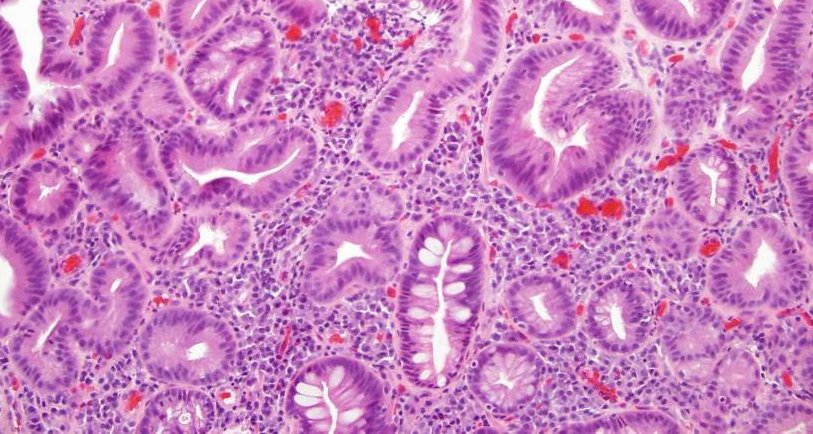
//> input picture Picture4-small_parial.bmp, 813 x 434 px
$ ./classification   (built with g++ and OpenCV 4)
//> lines starting //> are read from the running program, lines starting //| are printed output that depends on the picture; after the words box and inside, x2 and y2 are one past the last pixel; in counts of white or black regions, pixels touching at a corner belong together
//
//  classification.cpp
//
//
//  Created by Aditya Nitin Bhagwat on 7/25/20.
//

#include<iostream>
#include<opencv2/highgui/highgui.hpp>
#include<opencv2/imgproc/imgproc.hpp>
#include <cstdlib>

using namespace std;
using namespace cv;

void clear(Mat image)
{
    for(int i=0;i<image.rows;i++)
        for(int j=0;j<image.cols;j++)
            image.at<uchar>(i,j) = 0;
}

void clear_hist(int arr[256])
{
    for(int i=0;i<256;i++)
        arr[i] = 0;
}


void HistDisplay(Mat image)
{
    // allcoate memory for no of pixels for each intensity value
       int histogram[256];

       // initialize all intensity values to 0
       for(int i = 0; i < 255; i++)
       {
           histogram[i] = 0;
       }

       // calculate the no of pixels for each intensity values
       for(int y = 0; y < image.rows; y++)
           for(int x = 0; x < image.cols; x++)
               histogram[(int)image.at<uchar>(y,x)]++;


       //for(int i = 0; i < 256; i++)
       //    cout<<histogram[i]<<" ";


       // draw the histograms
       int hist_w = 512; int hist_h = 400;
       int bin_w = cvRound((double) hist_w/256);

       Mat histImage(hist_h, hist_w, CV_8UC1, Scalar(255, 255, 255));

       // find the maximum intensity element from histogram
       int max = histogram[0];
       for(int i = 1; i < 256; i++)
       {
           if(max < histogram[i])
           {
               max = histogram[i];
           }
       }

       // normalize the histogram between 0 and histImage.rows

       for(int i = 0; i < 255; i++)
       {
           histogram[i] = ((double)histogram[i]/max)*histImage.rows;
       }


       // draw the intensity line for histogram
       for(int i = 0; i < 255; i++)
       {
           line(histImage, Point(bin_w*(i), hist_h),
                                 Point(bin_w*(i), hist_h - histogram[i]),
                Scalar(0,0,0), 1, 8, 0);
       }
        namedWindow("Intensity Histogram");
       imshow("Intensity Histogram", histImage);

       namedWindow("Image");
       imshow("Image", image);
       waitKey(0);
}

// [12 lines of commented-out code are left out]

int maximum (int a,int b,int c)
{
    if(a>b)
   {
        if(a>c)
      {
          //cout<<a;
          return a;
      }
   }
   else if(b>a)
   {
       if(b>c)
      {
          //cout<<b;
          return b;
      }
   }
   else if(c>b)
   {
       if(c>a)
      {
          //cout<<c;
          return c;
      }
   }
}


int main()
{
    Mat image = imread("Picture4-small_parial.bmp", IMREAD_GRAYSCALE);
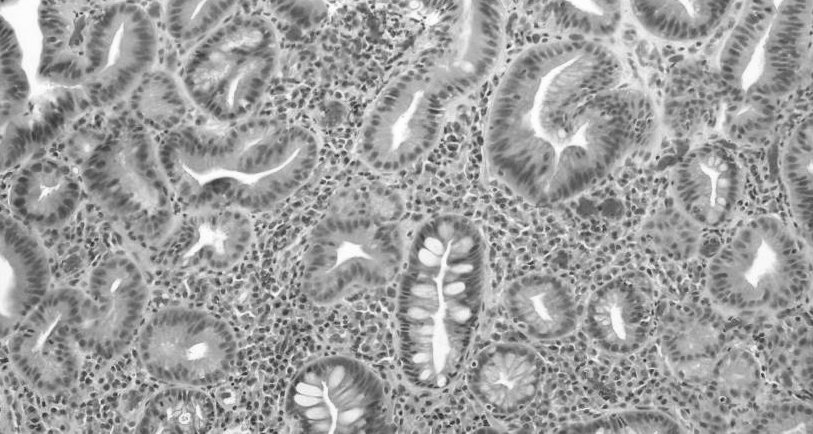
//> image: 434 rows x 813 cols, CV_8UC1; min 28, max 255, mean 158.8
    Mat backup = imread("Picture4-small_parial.bmp");
//> backup is the input picture: 434 rows x 813 cols, CV_8UC3; mean B, G, R 192.2, 130.6, 201.6

    HistDisplay(image);
//> after the loop in HistDisplay, `for(int y = 0; y < image.rows; y++)`: histogram = 256 values, max 4247 at index 170, min 0 at index 0, mean 1378.3
//> in HistDisplay, `int max = histogram[0];`: max = 0
//> the loop in HistDisplay, `for(int i = 1; i < 256; i++)` made 255 passes
//> max on passes 28, 38, 44, 48, 50, 51, 55, 57, 60, 61, 63, 64: 1, 2, 4, 6, 8, 12, 14, 30, 42, 49, 63, 78
//> after the loop in HistDisplay, `for(int i = 1; i < 256; i++)`: max = 4247
//> after the loop in HistDisplay, `for(int i = 0; i < 255; i++)`: histogram = 256 values, max 400 at index 170, min 0 at index 0, mean 129.6
//> after the loop in HistDisplay, `for(int i = 0; i < 255; i++)`:
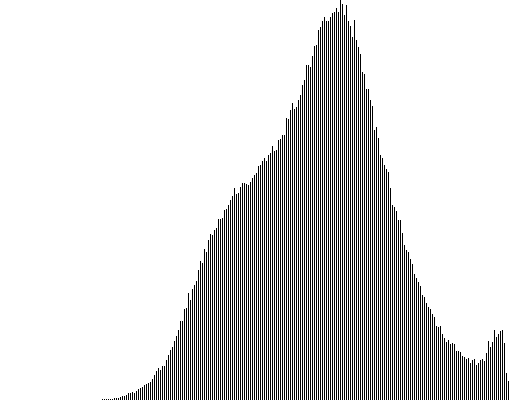
//> histImage: 400 rows x 512 cols, CV_8UC1; 83.8% white; black in thin lines or dots, all inside (x1, y1, x2, y2) = (102, 0, 509, 400)

    Mat c1 = imread("Class1.bmp",IMREAD_GRAYSCALE);
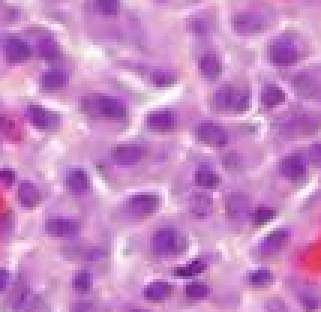
//> input picture Class1.bmp, 107 x 104 px (shown 3 times larger)
//> c1: 104 rows x 107 cols, CV_8UC1; min 53, max 253, mean 162.2
    Mat c2 = imread("Class2.bmp",IMREAD_GRAYSCALE);
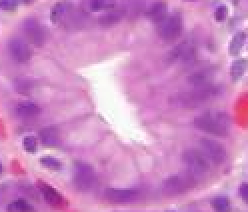
//> input picture Class2.bmp, 124 x 106 px (shown 2 times larger)
//> c2: 106 rows x 124 cols, CV_8UC1; min 70, max 253, mean 159
    Mat c3 = imread("Class3.bmp",IMREAD_GRAYSCALE);
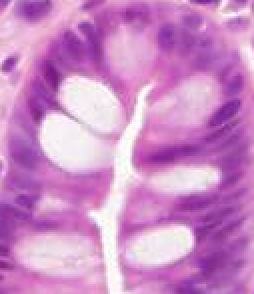
//> input picture Class3.bmp, 127 x 147 px (shown 2 times larger)
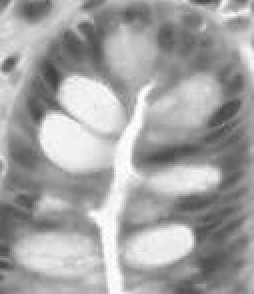
//> c3: 147 rows x 127 cols, CV_8UC1 (shown 2 times larger); min 64, max 255, mean 163.7

    //Normalizing the Class-1 histogram

    int hist_c1[256];
    clear_hist(hist_c1);
    for(int i=0;i<c1.rows;i++)
        for(int j=0;j<c1.cols;j++)
            hist_c1[ int( c1.at<uchar>(i,j) ) ]++;
//> after the loop, hist_c1 = 256 values, max 156 at index 171, min 0 at index 0, mean 43.47

    int max = hist_c1[0];
//> max = 0
       for(int i = 1; i < 256; i++)
       {
           if(max < hist_c1[i])
           {
               max = hist_c1[i];
           }
       }
//> this loop made 255 passes
//> max on passes 53, 63, 71, 77, 79, 81, 82, 87, 91, 92, 93, 97: 1, 2, 5, 6, 9, 10, 15, 23, 27, 36, 37, 40
//> after the loop, max = 156

       // normalize the histogram between 0 and histImage.rows

       for(int i = 0; i < 255; i++)
       {
           hist_c1[i] = ((double)hist_c1[i] / max) * 40;
       }
//> after the loop, hist_c1 = 256 values, max 40 at index 171, min 0 at index 0, mean 10.8


    //Normalizing the Class-2 histogram

    int hist_c2[256];
    clear_hist(hist_c2);
    for(int i=0;i<c2.rows;i++)
        for(int j=0;j<c2.cols;j++)
            hist_c2[ int( c2.at<uchar>(i,j) ) ]++;
//> after the loop, hist_c2 = 256 values, max 206 at index 167, min 0 at index 0, mean 51.34

    max = hist_c2[0];
//> max = 0
       for(int i = 1; i < 256; i++)
       {
           if(max < hist_c2[i])
           {
               max = hist_c2[i];
           }
       }
//> this loop made 255 passes
//> max on passes 70, 72, 75, 78, 83, 84, 91, 94, 95, 98, 100, 101: 1, 4, 5, 7, 8, 11, 14, 18, 19, 28, 33, 35
//> after the loop, max = 206

       // normalize the histogram between 0 and histImage.rows

       for(int i = 0; i < 255; i++)
       {
           hist_c2[i] = ((double)hist_c2[i] / max) * 40;
       }
//> after the loop, hist_c2 = 256 values, max 40 at index 167, min 0 at index 0, mean 9.58


    //Normalizing the Class-3 histogram

    int hist_c3[256];
    clear_hist(hist_c3);
    for(int i=0;i<c3.rows;i++)
        for(int j=0;j<c3.cols;j++)
            hist_c3[ int( c3.at<uchar>(i,j) ) ]++;
//> after the loop, hist_c3 = 256 values, max 173 at index 149, min 0 at index 0, mean 72.93

    max = hist_c3[0];
//> max = 0

       for(int i = 1; i < 256; i++)
       {
           if(max < hist_c3[i])
           {
               max = hist_c3[i];
           }
       }
//> this loop made 255 passes
//> max on passes 64, 68, 71, 73, 76, 77, 78, 79, 80, 81, 87, 89: 2, 3, 5, 6, 7, 8, 10, 16, 24, 31, 41, 52
//> after the loop, max = 173

       // normalize the histogram between 0 and histImage.rows

       for(int i = 0; i < 255; i++)
       {
           hist_c3[i] = ((double)hist_c3[i]/max) * 40;
       }
//> after the loop, hist_c3 = 256 values, max 40 at index 149, min 0 at index 0, mean 16.5


    //HistDisplay(c1);
    //HistDisplay(c2);
    //HistDisplay(c3);


    int height = image.rows - ( image.rows % 40 );
//> height = 400
    int width = image.cols - ( image.cols % 40);
//> width = 800

    Mat sample;

    for(int r = 0 ; r < height ; r = r + 40)
    {
        for(int c = 0; c < width ; c = c + 40)
        {
            int hist_sample[256];
            clear_hist(hist_sample);


            sample = Mat::zeros(Size(40,40),CV_8U);
            //imshow("Before - Sample :",sample);
            //waitKey(0);

            for(int i = r; i < r + 40 ; i++)
            {
                for(int j = c; j < c + 40 ; j++)
                {
                    sample.at<uchar>(abs(r-i),abs(c-j)) = int( image.at<uchar>(i,j) );
                }
            }

            // [7 lines of commented-out code are left out]

            for(int i=0;i<sample.rows;i++)
                for(int j=0;j<sample.cols;j++)
                    hist_sample[ int( sample.at<uchar>(i,j) ) ]++;

            //

            int maxi_ = 0;


            for(int i = 1; i < 256; i++)
               {
                   if(maxi_ < hist_sample[i])
                   {
                       maxi_ = hist_sample[i];
                   }
               }

               // normalize the histogram between 0 and histImage.rows

               for(int i = 0; i < 255; i++)
               {
                   hist_sample[i] = ((double)hist_sample[i]/maxi_) * 40;
               }


            // class - 1
            int count1 = 0;

            for(int i=0;i<256;i++)
            {
                if(hist_sample[i] == hist_c1[i])
                {
                    count1++;
                }
            }

            //class - 2
            int count2 = 0;

            for(int i=0;i<256;i++)
            {
                if(hist_sample[i] == hist_c2[i])
                {
                    count2++;
                }
            }

            //class-3
            int count3 = 0;

            for(int i=0;i<256;i++)
            {
                if(hist_sample[i] == hist_c3[i])
                {
                    count3++;
                }
            }

            int trial = maximum(count1,count2,count3);

            if( trial == count1 && trial > 60 )
            {
                cout<<"\n Match with Class - 1.\n";
                rectangle( backup, Point (r,c), Point (r + height, c + width), Scalar(255,0,0), 1,8,0 );
            }
            else if (trial == count2 && trial > 60 )
            {
                cout<<"\n Match with Class - 2.\n";
                rectangle( backup, Point (r,c), Point (r + height, c+ width), Scalar(0,0,255), 1,8,0 );
            }
            else if ( trial == count3 && trial > 60 )
            {
                cout<<"\n Match with Class - 3.\n";
                rectangle( backup, Point (r,c), Point (r + height, c+ width ), Scalar(0,255,0), 1,8,0 );
            }
            else
            {
                cout<<"\n No Match found.\n";
                if (trial > 60)
                    rectangle( backup, Point (r,c), Point (r + height, c+ width), Scalar(0,0,0), 0,8,0 );
            }

            cout<<"\n";
        }
    }
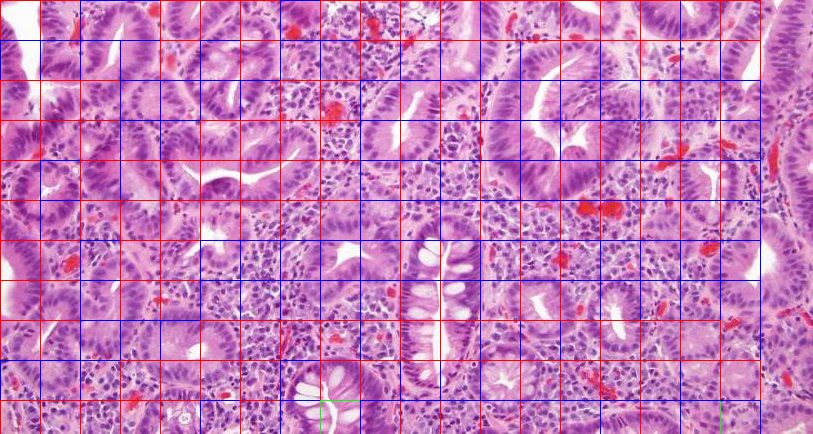
//> backup: 434 rows x 813 cols, CV_8UC3; 4.74% of pixels changed, all inside (x1, y1, x2, y2) = (0, 0, 761, 434)


    imshow("Final",backup);
    waitKey(0);
    destroyAllWindows();


    cout<<"\n";
    return 0;
}

//g++ -std=c++11 classification.cpp -o main -I/usr/local/include/opencv4 -lopencv_core -lopencv_imgproc -lopencv_highgui -lopencv_imgcodecs
